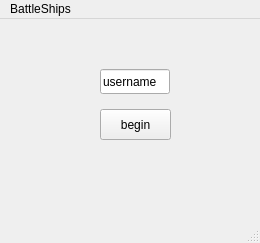
<?xml version="1.0" encoding="UTF-8"?>
<ui version="4.0">
 <class>MainWindow</class>
 <widget class="QMainWindow" name="MainWindow">
  <property name="geometry">
   <rect>
    <x>0</x>
    <y>0</y>
    <width>260</width>
    <height>243</height>
   </rect>
  </property>
  <property name="windowTitle">
   <string>MainWindow</string>
  </property>
  <widget class="QWidget" name="centralWidget">
   <widget class="QPushButton" name="pushButton">
    <property name="geometry">
     <rect>
      <x>100</x>
      <y>90</y>
      <width>71</width>
      <height>31</height>
     </rect>
    </property>
    <property name="text">
     <string>begin</string>
    </property>
   </widget>
   <widget class="QLineEdit" name="lineEdit">
    <property name="geometry">
     <rect>
      <x>100</x>
      <y>50</y>
      <width>70</width>
      <height>25</height>
     </rect>
    </property>
    <property name="text">
     <string>username</string>
    </property>
   </widget>
   <widget class="QWidget" name="widget" native="true">
    <property name="geometry">
     <rect>
      <x>440</x>
      <y>190</y>
      <width>120</width>
      <height>80</height>
     </rect>
    </property>
   </widget>
  </widget>
  <widget class="QMenuBar" name="menuBar">
   <property name="geometry">
    <rect>
     <x>0</x>
     <y>0</y>
     <width>260</width>
     <height>22</height>
    </rect>
   </property>
   <widget class="QMenu" name="menuBattleShips">
    <property name="title">
     <string>BattleShips</string>
    </property>
   </widget>
   <addaction name="menuBattleShips"/>
  </widget>
  <widget class="QStatusBar" name="statusBar"/>
 </widget>
 <layoutdefault spacing="6" margin="11"/>
 <resources/>
 <connections/>
</ui>
